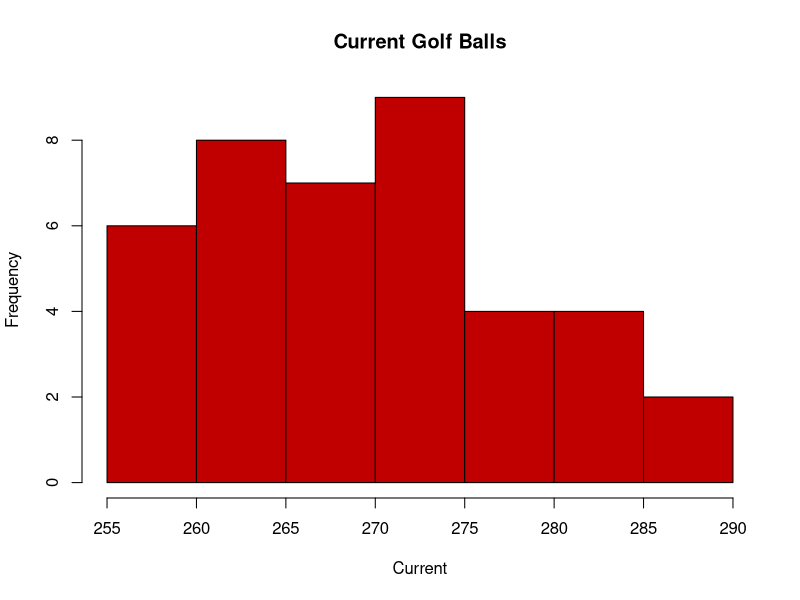
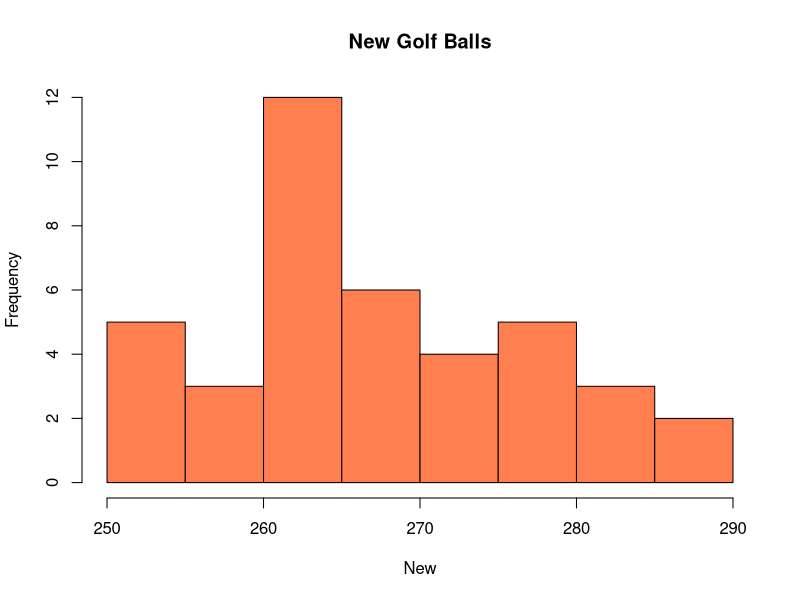
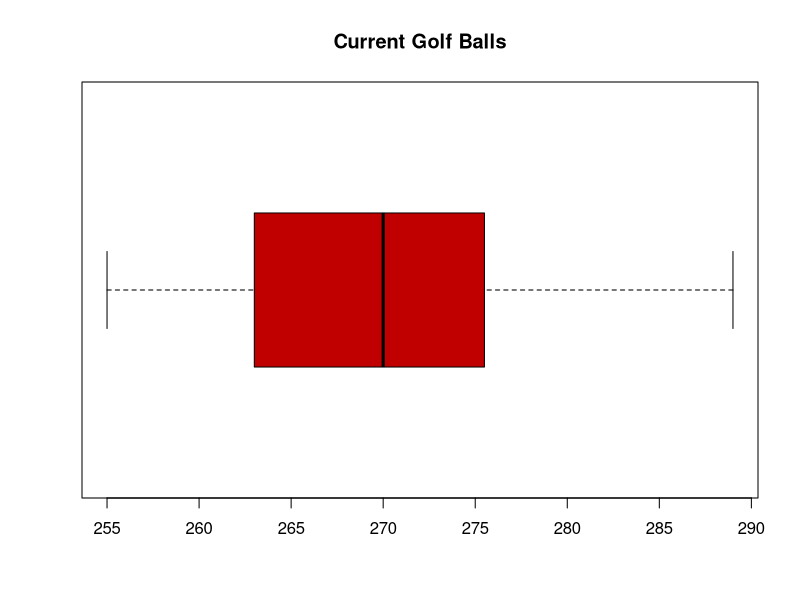
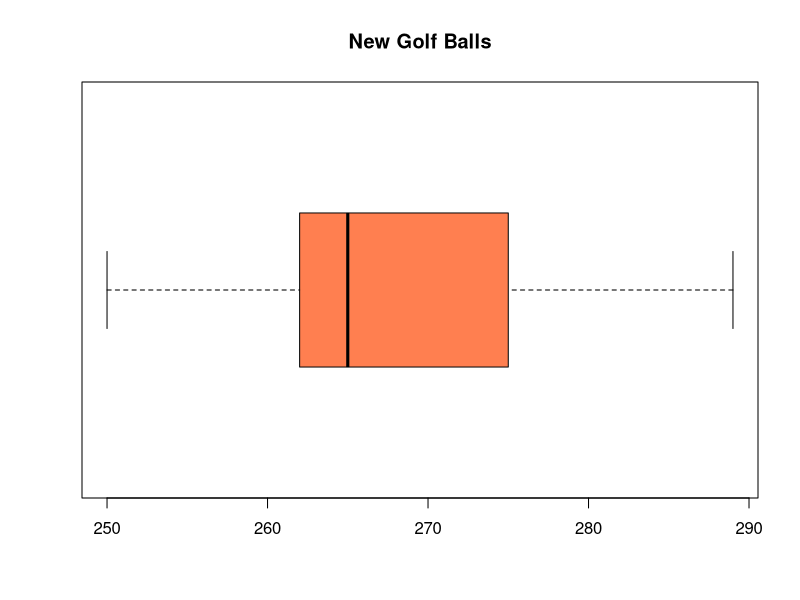

Write R code to recreate these figures, in order.
## ---- chunk 1
knitr::opts_chunk$set(echo = TRUE)
## ---- chunk 2
Golf<-read.csv("Golf.csv", header = TRUE)
Golf
## ---- chunk 3
attach(Golf)
dim(Golf)
summary(Golf)
## ---- chunk 4
## Standard Deviation
sd(Current)
sd(New)
## ---- chunk 5
## Variance
var(Current)
var(New)
## ---- chunk 6
## Inter Quartile Range
IQR(Current)
IQR(New)
## ---- chunk 7
## Standard Error
n = 40
CurrentSE = (sd(Current)/sqrt(n))
CurrentSE

NewSE = (sd(New)/sqrt(n))
NewSE
## ---- chunk 8
hist(Current, col ="#c00000", main = "Current Golf Balls")
hist(New, col ="coral", main = "New Golf Balls")
## ---- chunk 9
boxplot(Current,col="#c00000",horizontal =TRUE, main="Current Golf Balls")
boxplot(New,col="coral",horizontal =TRUE, main="New Golf Balls")
## ---- chunk 10
CI=t.test(Current,New,conf.level =0.95)
CI
## ---- chunk 11
## For Current Golf ballat 95% confidence interval
CICurrent=t.test(Current)
CICurrent

## For New cut-resistantGolf ballat 95% confidence interval
CINew=t.test(New)
CINew
## ---- chunk 12
#Power of test for sample size calculation
diff1=Current-New
diff1

detect=mean(diff1)
detect

sddiff=sd(diff1)
sddiff

cohen.d=detect/sddiff
cohen.d

powertest=power.t.test(n=40,d=cohen.d,sig.level =0.05,power =NULL,alternative ="two.sided")
powertest

powertestA=power.t.test(n=NULL,d=cohen.d,sig.level =0.05,power=0.95,alternative ="two.sided")
powertestA

powertestB=power.t.test(n=NULL,d=cohen.d,sig.level =0.05,power=0.90,alternative ="two.sided")
powertestB

